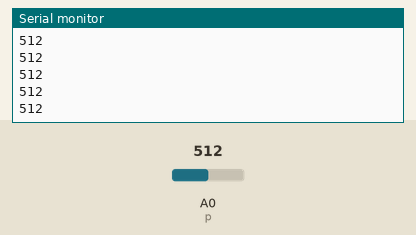
Simulated run of this sketch. Board: Arduino Uno, built with avr-gcc and run on an emulated ATmega328P. On the bench: the last lines printed to the serial monitor. The inputs (shaded band) are chosen by the test bench; at power-on: A0 (p) = 512.

Above: at 1.2 s.
1.3 s: A0 (p) set to 716
At 1.9 s:
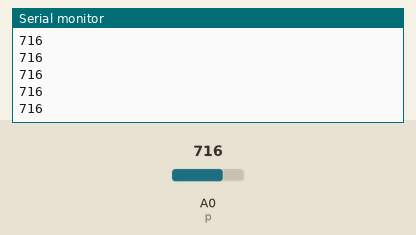
2.8 s: A0 (p) set to 900
At 3.7 s:
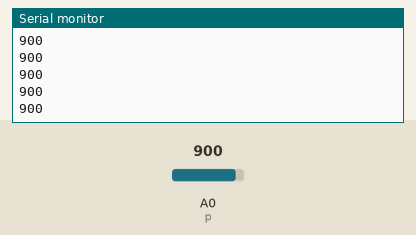
Timing chart, 0 to 5.8 s (numbered marks = the images above; inputs shaded):
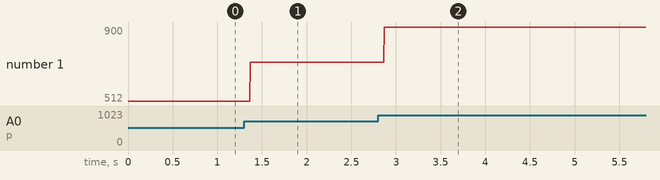

The sketch:

potentiometer.ino
```cpp
#define p A0
int ss=0;
void setup() {
  pinMode(p,INPUT);
  Serial.begin(9600);  //baud rate
  //bit per second communication between arduino and pc
}

void loop() {
  ss=analogRead(p);
  Serial.println(ss);
}
```

Measured:
- after the input at 1.3 s, the serial monitor: prints a new line after 0.07 s (image 1)
- after the input at 2.8 s, the serial monitor: prints a new line after 0.07 s (image 2)
- plotted number 1: 512 → 716 after the input at 1.3 s, 716 → 900 after the input at 2.8 s
